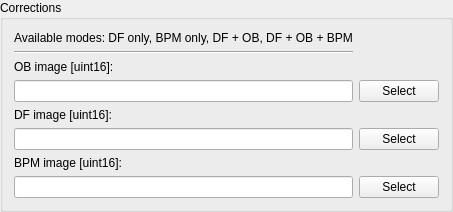
<?xml version="1.0" encoding="UTF-8"?>
<ui version="4.0">
 <class>Form</class>
  <widget class="QGroupBox" name="groupBox_3">
   <property name="geometry">
    <rect>
     <x>10</x>
     <y>40</y>
     <width>411</width>
     <height>203</height>
    </rect>
   </property>
   <property name="sizePolicy">
    <sizepolicy hsizetype="Fixed" vsizetype="Fixed">
     <horstretch>0</horstretch>
     <verstretch>0</verstretch>
    </sizepolicy>
   </property>
   <property name="title">
    <string>Corrections</string>
   </property>
   <layout class="QGridLayout" name="gridLayout_2">
    <item row="4" column="0">
     <widget class="QLabel" name="label_4">
      <property name="text">
       <string>OB image [uint16]:</string>
      </property>
      <property name="buddy">
       <cstring>le_OBPath</cstring>
      </property>
     </widget>
    </item>
    <item row="10" column="0">
     <widget class="QLabel" name="label_21">
      <property name="text">
       <string>BPM image [uint16]:</string>
      </property>
      <property name="buddy">
       <cstring>le_BPMPath</cstring>
      </property>
     </widget>
    </item>
    <item row="12" column="2">
     <widget class="QPushButton" name="pb_selectBPM">
      <property name="text">
       <string>Select</string>
      </property>
     </widget>
    </item>
    <item row="6" column="0">
     <widget class="QLabel" name="label_20">
      <property name="text">
       <string>DF image [uint16]:</string>
      </property>
      <property name="buddy">
       <cstring>le_DFPath</cstring>
      </property>
     </widget>
    </item>
    <item row="12" column="0">
     <widget class="QLineEdit" name="le_BPMPath"/>
    </item>
    <item row="9" column="0">
     <widget class="QLineEdit" name="le_DFPath"/>
    </item>
    <item row="5" column="2">
     <widget class="QPushButton" name="pb_selectOB">
      <property name="text">
       <string>Select</string>
      </property>
     </widget>
    </item>
    <item row="9" column="2">
     <widget class="QPushButton" name="pb_selectDF">
      <property name="text">
       <string>Select</string>
      </property>
     </widget>
    </item>
    <item row="2" column="0">
     <widget class="QLabel" name="label_9">
      <property name="styleSheet">
       <string notr="true">font: italic 8pt &quot;MS Shell Dlg 2&quot;;</string>
      </property>
      <property name="text">
       <string>Available modes: DF only, BPM only, DF + OB, DF + OB + BPM</string>
      </property>
     </widget>
    </item>
    <item row="3" column="0">
     <widget class="Line" name="line">
      <property name="orientation">
       <enum>Qt::Horizontal</enum>
      </property>
     </widget>
    </item>
    <item row="5" column="0">
     <widget class="QLineEdit" name="le_OBPath"/>
    </item>
   </layout>
  </widget>
 <resources/>
 <connections/>
</ui>
